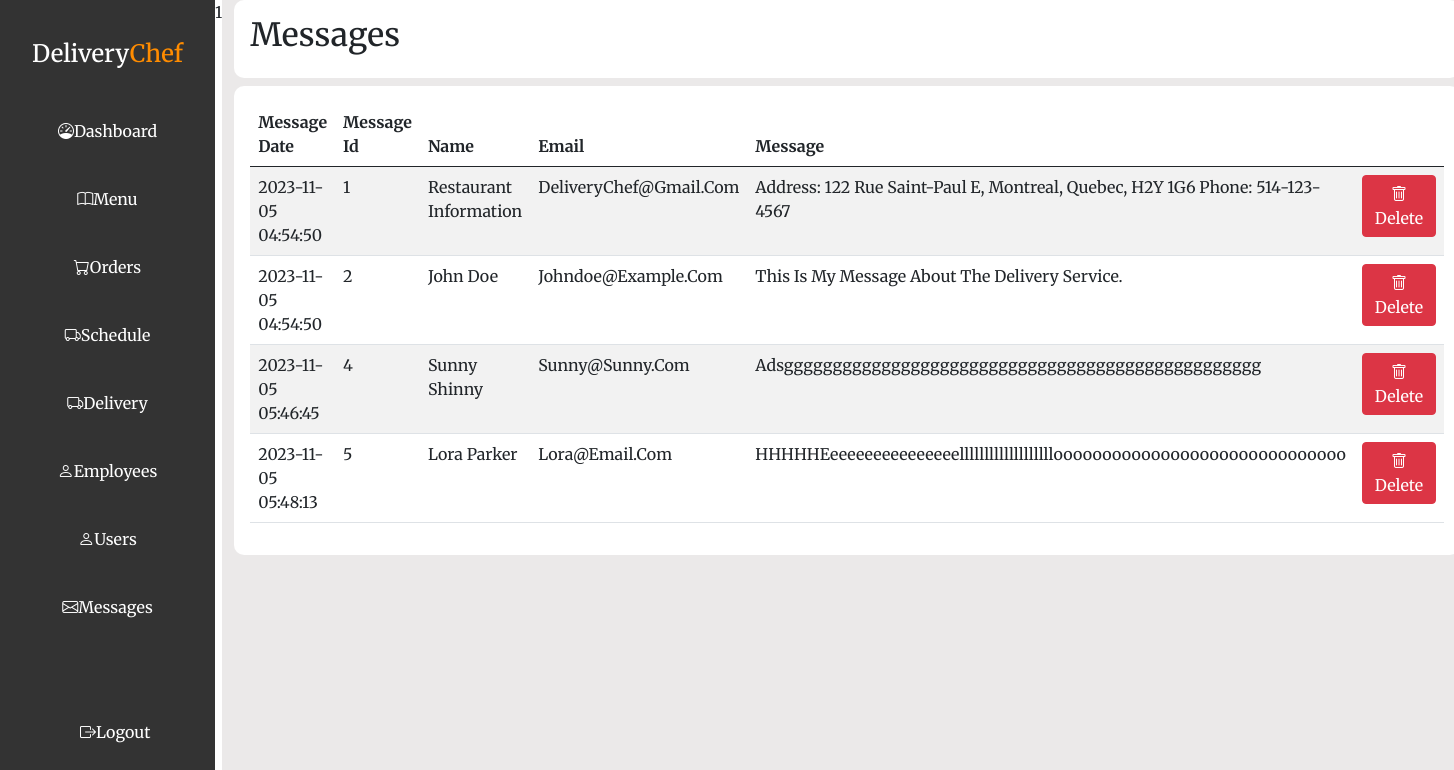
The app's page /admin_msgs.php (signed in) with its own data.
### tables this page shows
CREATE TABLE `contactus` (
  `ContactUsID` int(11) NOT NULL,
  `FullName` varchar(100) NOT NULL,
  `UserEmail` varchar(100) NOT NULL,
  `Message` text NOT NULL,
  `Timestamp` timestamp NOT NULL DEFAULT CURRENT_TIMESTAMP ON UPDATE CURRENT_TIMESTAMP
);

### admin_msgs.php (the view, shortened to what this page needs)
<?php
require_once "dbConnect.php";
  $sql = "SELECT * FROM ContactUs";
  $query = $db->prepare($sql);
  $query->execute();
?>
<!DOCTYPE html>
<html lang="en">
<head>
  <link rel="stylesheet" href="https://cdn.jsdelivr.net/npm/bootstrap@5.0.2/dist/css/bootstrap.min.css" />
  <link rel="stylesheet" href="https://cdn.jsdelivr.net/npm/bootstrap-icons@1.11.1/font/bootstrap-icons.css" />
  <link rel="stylesheet" type="text/css" href="css/admin.css" />
</head>
<body>
  <div class="main-container d-flex">
    <?= include 'admin_sidebar.php' ?>
    <div class="container-fluid content-container">
      <div class="header-box">
        <div class="header-title p-3">
          <h2>Messages</h2>
        </div>
      </div>
      <div class="card-container p-3 mt-2">
        <div class="table-container">
          <table class="table table-striped table-responsive">
            <thead>
              <tr>
                <th scope="col">Message Date</th>
                <th scope="col">Message Id</th>
                <th scope="col">Name</th>
                <th scope="col">Email</th>
                <th scope="col">Message</th>
                <th scope="col"></th>
              </tr>
            </thead>
            <tbody>
              <?php
              while ($row = $query->fetch()) {
              ?>
              <tr>
                <td><?= $row['Timestamp']; ?></td>
                <td><?= $row['ContactUsID']; ?></td>
                <td><?= $row['FullName']; ?></td>
                <td><?= $row['UserEmail']; ?></td>
                <td><?= $row['Message']; ?></td>
                <td>
                  <button class="btn btn-danger">
                    <a class="text-white text-decoration-none" href="admin_msgs.php?remove=<?= $row['ContactUsID']; ?>" onclick="return confirm('Delete message?')" class="delete-btn text-white">
                      <i class="bi bi-trash text-white"></i>Delete
                    </a>
                  </button>
                </td>
              </tr>
              <?php
              }
              ?>
            </tbody>
          </table>
        </div>
      </div>
    </div>
  </div>
</body>
</html>

### css/admin.css (style rules this page uses)
* { margin: 0; padding: 0; font-family: "Merriweather", serif; text-decoration: none; text-transform: capitalize; }
.content-container { background-color: #ebe9e9; }
.header-box { background-color: #fff; border-radius: 10px; }
.card-container { background: #fff; border-radius: 10px; }
.table-container { width: 100%; }

### records on screen
contactus: Timestamp "2023-11-05 04:54:50", ContactUsID "1", FullName "Restaurant Information", UserEmail "DeliveryChef@gmail.com", Message "Address: 122 Rue Saint-Paul E, Montreal, Quebec, H2Y 1G6 Phone: 514-123-4567"
contactus: Timestamp "2023-11-05 04:54:50", ContactUsID "2", FullName "John Doe", UserEmail "Johndoe@example.com", Message "This Is My Message About The Delivery Service."
contactus: Timestamp "2023-11-05 05:46:45", ContactUsID "4", FullName "Sunny Shinny", UserEmail "Sunny@sunny.com", Message "Adsggggggggggggggggggggggggggggggggggggggggggggggggg"
contactus: Timestamp "2023-11-05 05:48:13", ContactUsID "5", FullName "Lora Parker", UserEmail "Lora@email.com", Message "HHHHHEeeeeeeeeeeeeeeellllllllllllllllllloooooooooooooooooooooooooooooo"

### other values on screen
include 'admin_sidebar.php' "1"
